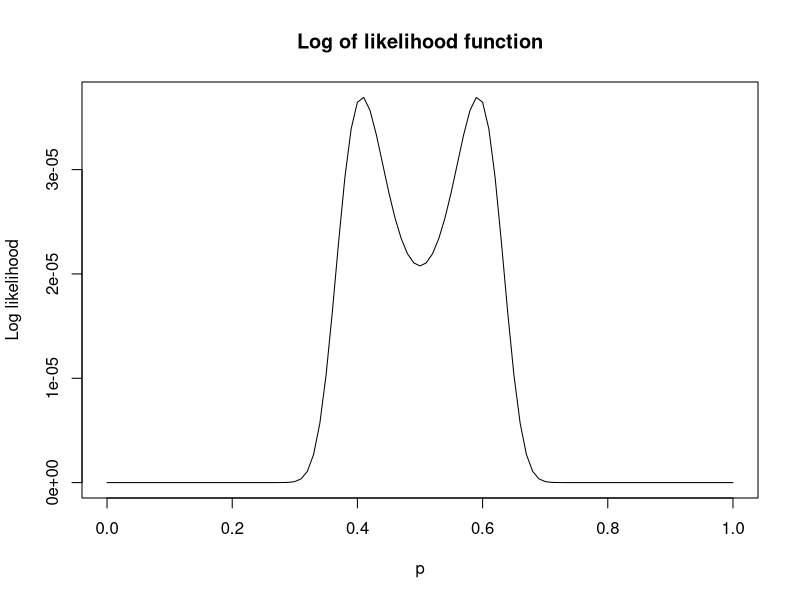
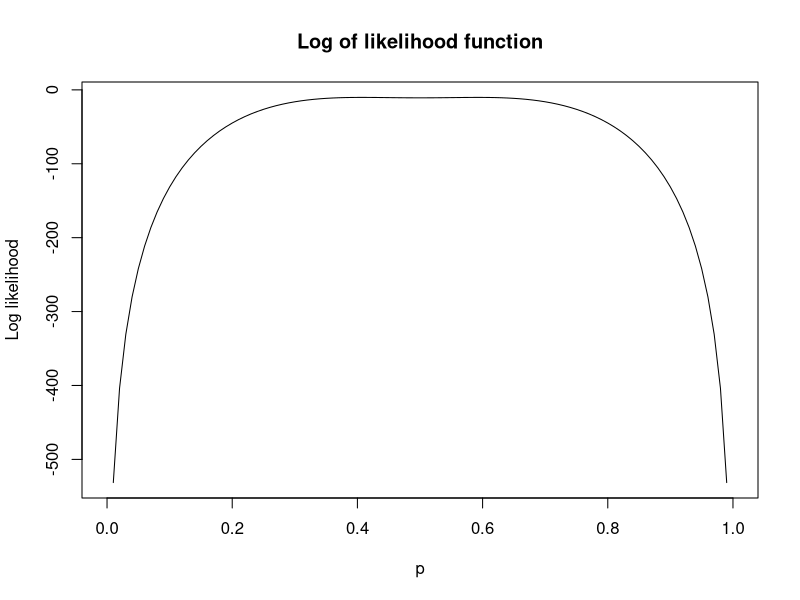

These charts were generated, in order, by the following R code:
L <- function (p) (factorial(21+25+24+39))/(factorial(21)*factorial(25)*factorial(24)*factorial(39))* 
  (choose(3,0)**21)*(choose(4,1)**25)*(choose(5,2)**24)*(choose(6,3)**39)*
  (((p**4)*(1-p)**0 + (p**0)*(1-p)**4)**21)*(((p**4)*(1-p)**1 + (p**1)*(1-p)**4)**25)*
  (((p**4)*(1-p)**2 + (p**2)*(1-p)**4)**24)*(((p**4)*(1-p)**3 + (p**3)*(1-p)**4)**39)

LogL <- function (p) (log(L(p)))

curve( L(x), xlim=c(0,1), xlab="p",
       ylab="Log likelihood", main="Log of likelihood function")

curve( LogL(x), xlim=c(0,1), xlab="p",
       ylab="Log likelihood", main="Log of likelihood function")


print(optimize(LogL, interval=c(.5,1), maximum=TRUE ))

